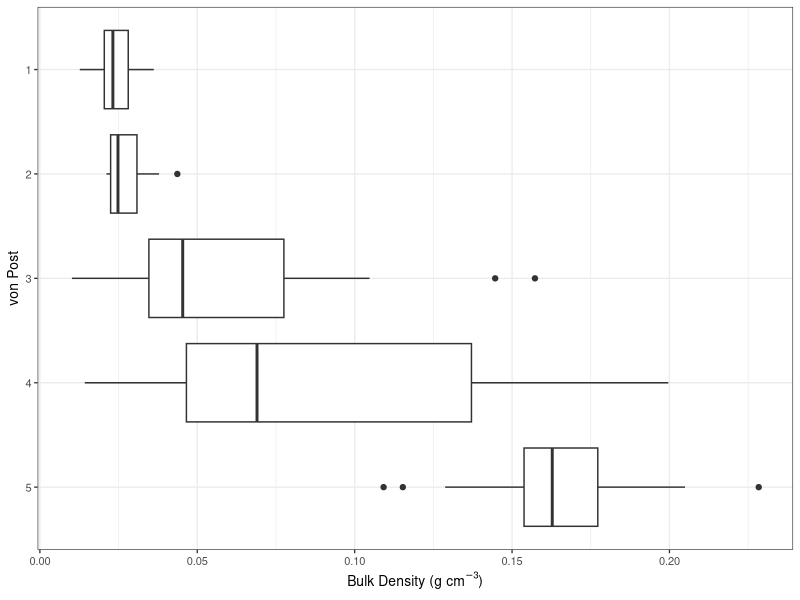
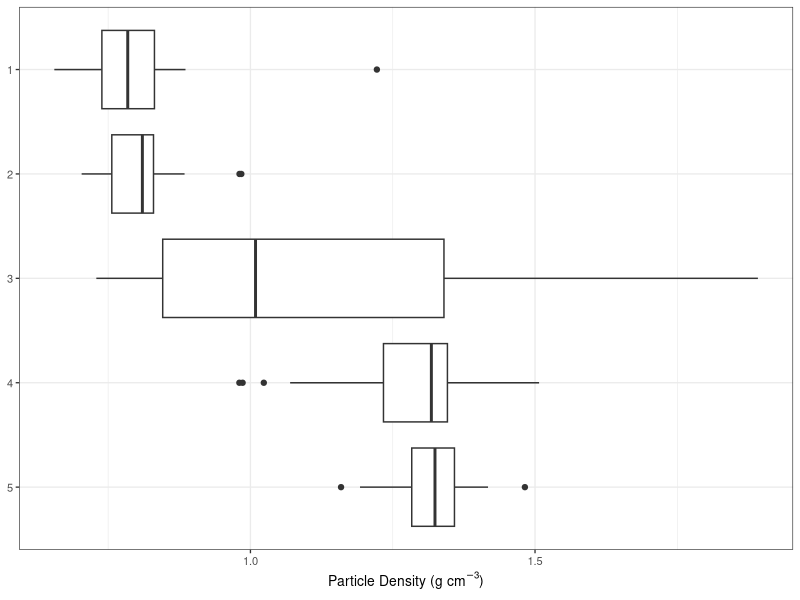
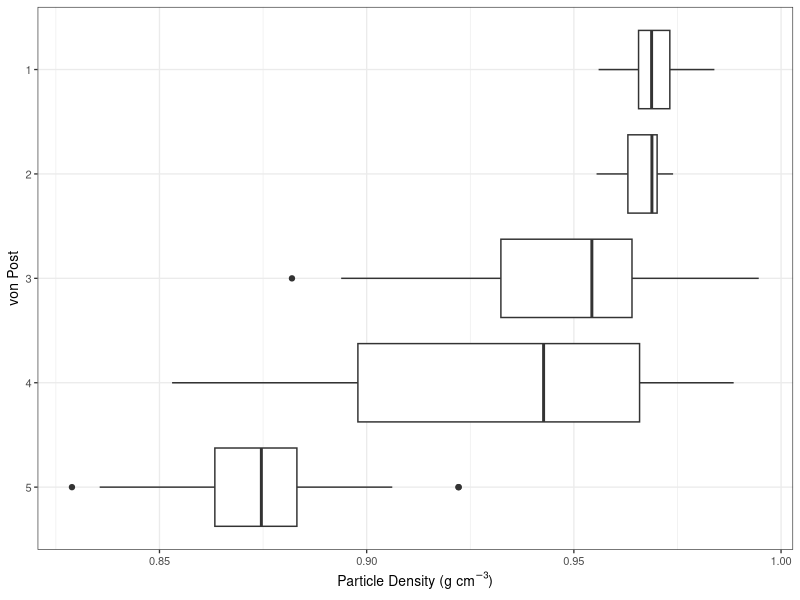
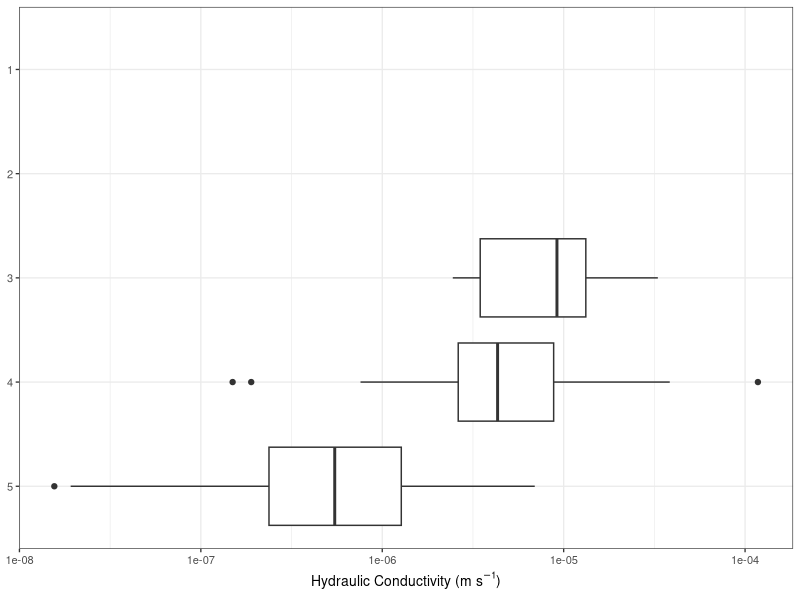
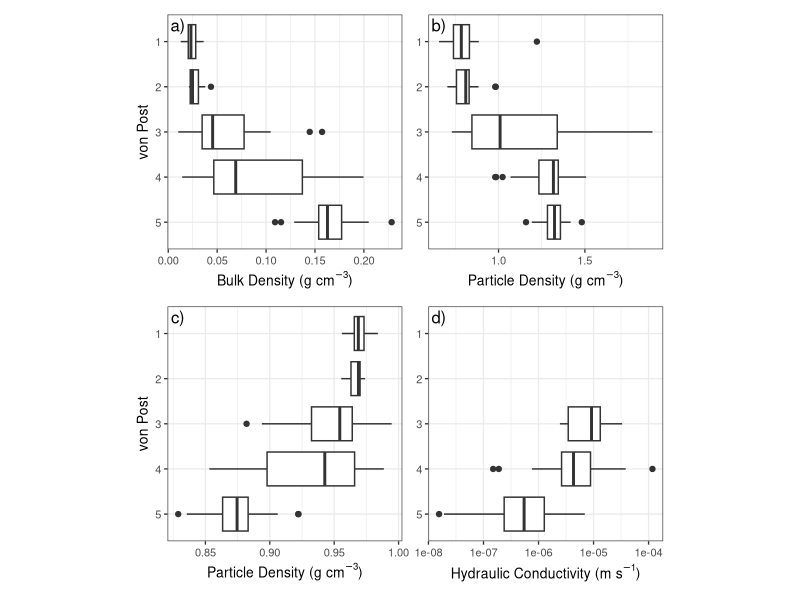
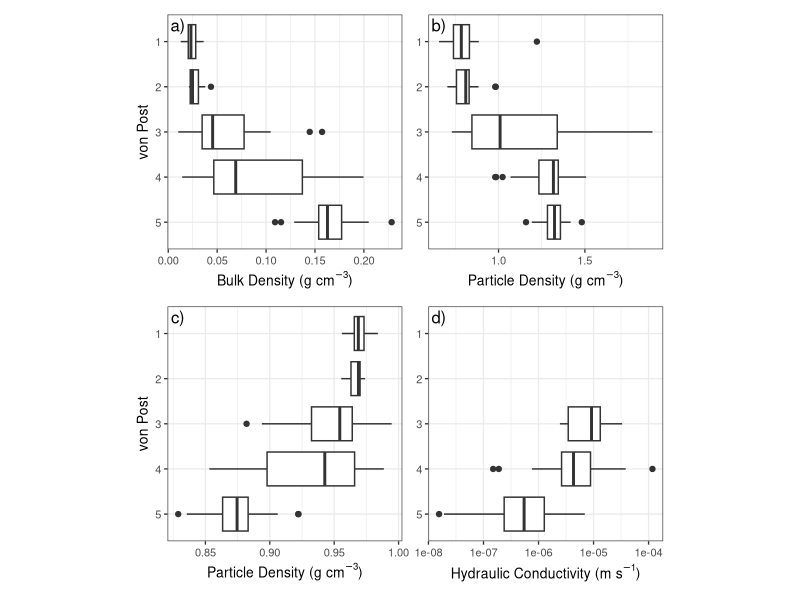

Reproduce these figures in R, in order.
#' # Load Libraries

library(tidyverse)
library(patchwork)

#' # Read in data 
data <-  read_csv("Data.csv") 

plot_data <-  read_csv("Ksat data.csv") %>%
  mutate(mid_depth = mid_depth -2.5) %>%
  right_join(data, by = join_by(mid_depth, bucket))%>%
  pivot_longer(cols = c("particle_density_g_cm3", "bulk_density_g_cm3", "porosity", "ksat"), names_to = "parameter", values_to = "value")

bd <- ggplot(data = filter(plot_data, parameter == "bulk_density_g_cm3"), aes(x = value, y = factor(von_post_2))) +
  geom_boxplot() +
  theme_bw(base_size = 10) +
  labs(y = "von Post", x = expression(paste("Bulk Density (", g~cm^{-3}, ")"))) +
  scale_y_discrete(limits=rev)
bd

pd <- ggplot(data = filter(plot_data, parameter == "particle_density_g_cm3"), aes(x = value, y = factor(von_post_2))) +
  geom_boxplot() +
  theme_bw(base_size = 10) +
  labs(y = "von Post", x = expression(paste("Particle Density (", g~cm^{-3}, ")"))) +
  scale_y_discrete(limits=rev) +
  theme(axis.title.y = element_blank())
pd

p <- ggplot(data = filter(plot_data, parameter == "porosity"), aes(x = value, y = factor(von_post_2))) +
  geom_boxplot() +
  theme_bw(base_size = 10) +
  labs(y = "von Post", x = expression(paste("Particle Density (", g~cm^{-3}, ")"))) +
  scale_y_discrete(limits=rev)
p

k <- ggplot(data = filter(plot_data, parameter == "ksat"), aes(x = value, y = factor(von_post_2))) +
  geom_boxplot() +
  theme_bw(base_size = 10) +
  labs(y = "von Post", x = expression(paste("Hydraulic Conductivity (", m~s^{-1}, ")"))) +
  scale_y_discrete(limits=rev) +
  scale_x_log10() +
  theme(axis.title.y = element_blank())
k


p3 <- bd + pd + p + k + 
  plot_annotation(tag_levels = "a", tag_suffix = ")") & 
  theme(plot.tag.location = "panel", plot.tag.position = c(0.045,0.955), aspect.ratio=1)
p3

ggsave(plot = p3, filename = "Figure Supp 2.png", height = 170, width = 174, units = "mm", dpi = 600)
